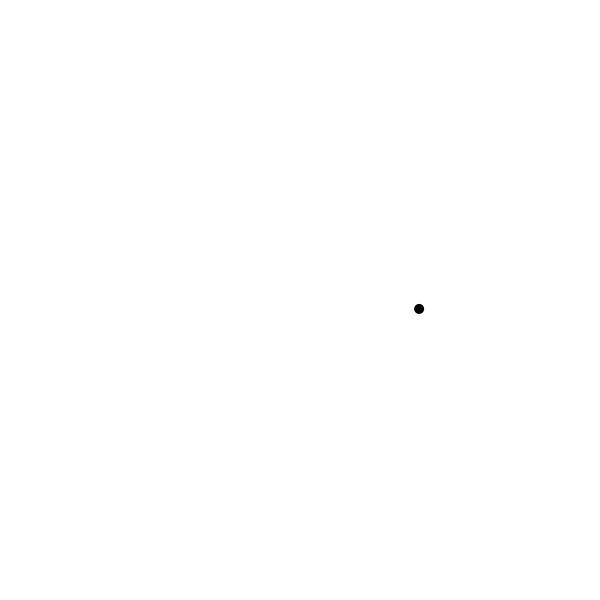
Frame 1 (no input)
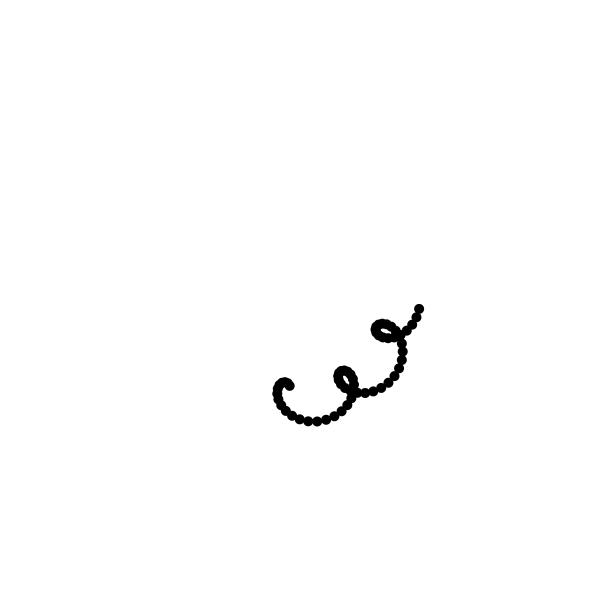
Frame 60 (the mouse pressed at the canvas centre just before this capture)
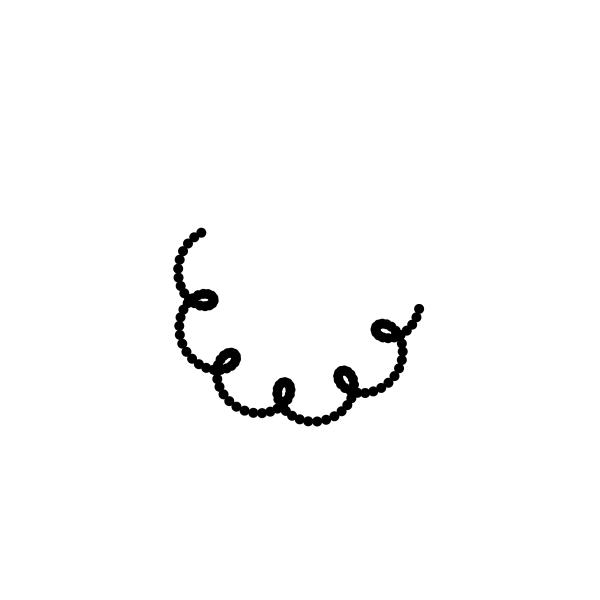
Frame 120 (the mouse held since frame 60 and released just before this capture)

The Processing sketch that drew these frames (run headless with seeded random() and noise(); from frame 60 on, the mouse is pressed at the canvas centre):

// Processing sketch: circles_on_circle
// ── circles_on_circle.pde
float angle1;
float angle2;
float dist = 100;
void setup() {
  size(600, 600);
  background(255);
  noStroke();
  fill(0);
}

void draw() {
  angle1 = angle1 + 0.03;
  angle2 = angle2 + 0.3;
  dist = dist + 0.06;
  
  translate(width/2, height/2);
  
  // large circular motion
  float x = dist * cos(angle1);
  float y = dist * sin(angle1);
  
  // fast small circle
  float x2 = 20 * cos(angle2);
  float y2 = 20 * sin(angle2);
  
  ellipse(x + x2, y + y2, 10, 10);  
}

void keyPressed() {
  if(key == 's') {
    save("flowery.png");
  }
}
